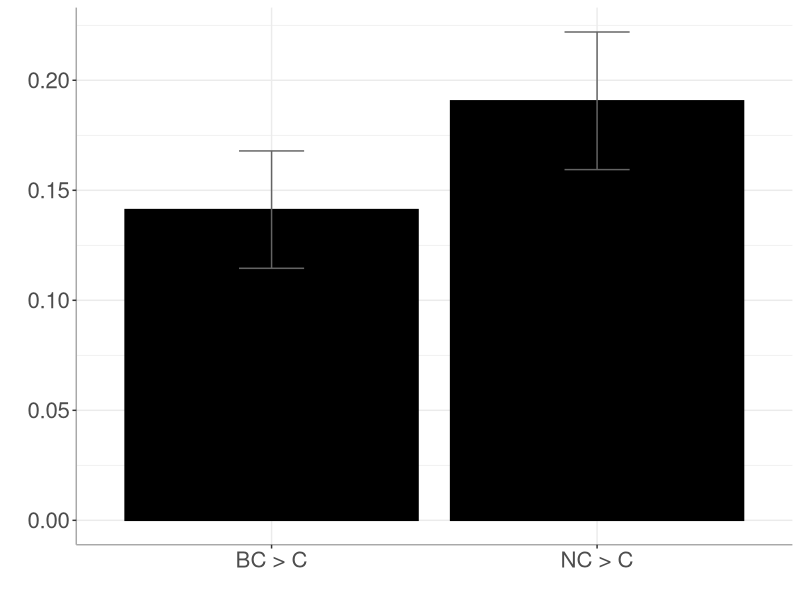
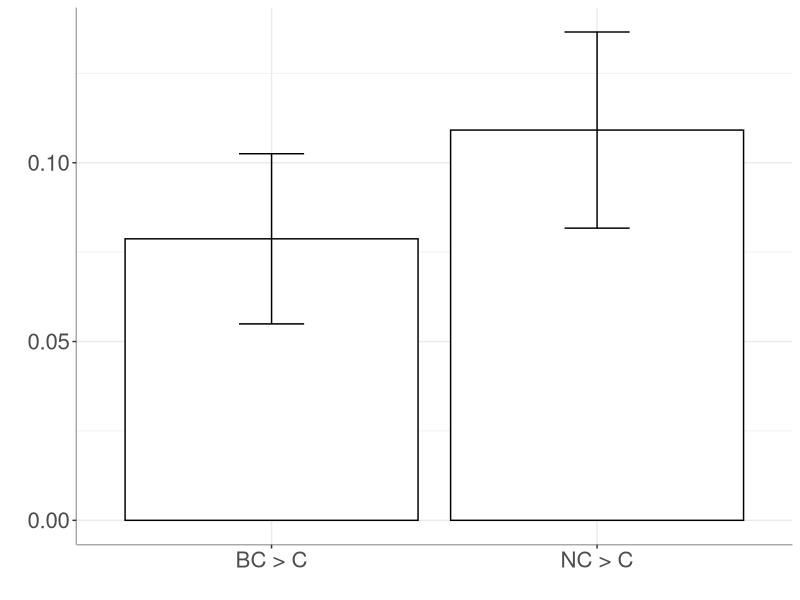
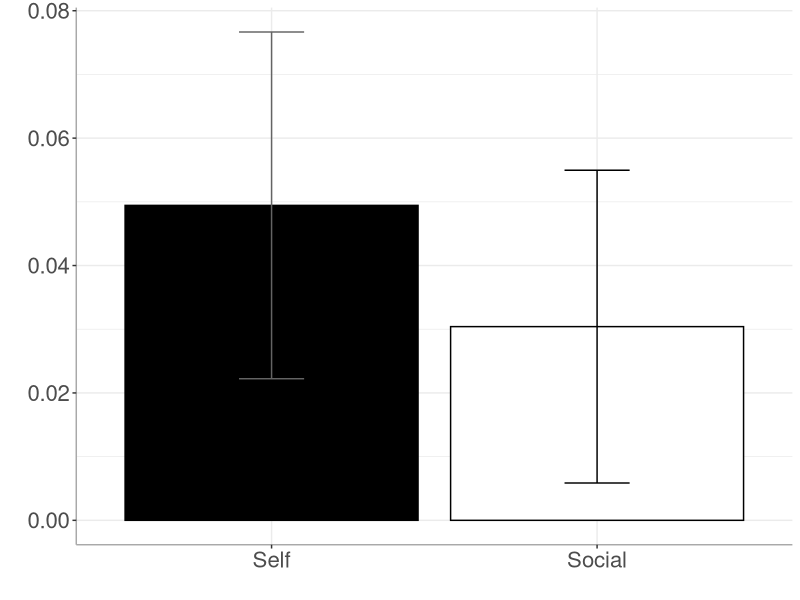

These charts were generated, in order, by the following R code:
## ---- chunk 1
library(ggplot2)
## ---- chunk 2
# Demographics
demo<-read.csv('data/demographics.csv')

# Articles
articles<-read.csv('data/articles.csv')

# Reaction Times
rt<-read.csv('data/rt.csv',stringsAsFactors = F)

# Brain Data - Model without reaction times
nsynth_ment<-read.csv('data/ROI_extractions/nsynth_ment.csv',stringsAsFactors = F)
nsynth_self<-read.csv('data/ROI_extractions/nsynth_self.csv',stringsAsFactors = F)
nsynth_mentnotself<-read.csv('data/ROI_extractions/nsynth_mentnotself.csv',stringsAsFactors = F)
nsynth_selfnotment<-read.csv('data/ROI_extractions/nsynth_selfnotment.csv',stringsAsFactors = F)

# Brain Data - Model with reaction times
nsynth_ment_rt<-read.csv('data/ROI_extractions/nsynth_ment_rt.csv',stringsAsFactors = F)
nsynth_self_rt<-read.csv('data/ROI_extractions/nsynth_self_rt.csv',stringsAsFactors = F)
nsynth_mentnotself_rt<-read.csv('data/ROI_extractions/nsynth_mentnotself_rt.csv',stringsAsFactors = F)
nsynth_selfnotment_rt<-read.csv('data/ROI_extractions/nsynth_selfnotment_rt.csv',stringsAsFactors = F)
## ---- chunk 3
# Get average reaction time for each condition per person
pIDs<-c()
content<-c()
narrow<-c()
broad<-c()
for(id in unique(rt$pID)){
  pIDs[length(pIDs)+1]<-id
  content[length(content)+1]<-mean(rt$pmod1_rt[which(rt$cond=='content' & rt$pID==id)],na.rm=T)
  narrow[length(narrow)+1]<-mean(rt$pmod1_rt[which(rt$cond=='narrowcasting' & rt$pID==id)],na.rm=T)
  broad[length(broad)+1]<-mean(rt$pmod1_rt[which(rt$cond=='broadcasting' & rt$pID==id)],na.rm=T)
}
## ---- chunk 4
t.test(content,narrow,paired=T)
## ---- chunk 5
t.test(content,broad, paired=T)
## ---- chunk 6
t.test(narrow,broad, paired=T)
## ---- chunk 7
#Broad vs. Content contrast
cor.test(nsynth_self$BROADvsCONTENT_read,demo$ego_degree)
cor.test(nsynth_ment$BROADvsCONTENT_read,demo$ego_degree)
cor.test(nsynth_selfnotment$BROADvsCONTENT_read,demo$ego_degree)
cor.test(nsynth_mentnotself$BROADvsCONTENT_read,demo$ego_degree)

#Narrow vs. Content contrast
cor.test(nsynth_self$NARROWvsCONTENT_read,demo$ego_degree)
cor.test(nsynth_ment$NARROWvsCONTENT_read,demo$ego_degree)
cor.test(nsynth_selfnotment$NARROWvsCONTENT_read,demo$ego_degree)
cor.test(nsynth_mentnotself$NARROWvsCONTENT_read,demo$ego_degree)


#Narrow vs. BROAD contrast
cor.test(nsynth_self$NARROWvsBROAD_read,demo$ego_degree)
cor.test(nsynth_ment$NARROWvsBROAD_read,demo$ego_degree)
cor.test(nsynth_selfnotment$NARROWvsBROAD_read,demo$ego_degree)
cor.test(nsynth_mentnotself$NARROWvsBROAD_read,demo$ego_degree)
## ---- chunk 8
# Get means of percent signal change in self and social ROIs + sds for error bars

means_self<-c(mean(nsynth_self$NARROWvsCONTENT_read),mean(nsynth_self$BROADvsCONTENT_read))
sds_self<-c(sd(nsynth_self$NARROWvsCONTENT_read),sd(nsynth_self$BROADvsCONTENT_read))

means_social<-c(mean(nsynth_ment$NARROWvsCONTENT_read),mean(nsynth_ment$BROADvsCONTENT_read))
sds_social<-c(sd(nsynth_ment$NARROWvsCONTENT_read),sd(nsynth_ment$BROADvsCONTENT_read))

means_selfnotment<-c(mean(nsynth_selfnotment$NARROWvsCONTENT_read),mean(nsynth_selfnotment$BROADvsCONTENT_read))
sds_selfnotment<-c(sd(nsynth_selfnotment$NARROWvsCONTENT_read),sd(nsynth_selfnotment$BROADvsCONTENT_read))

means_mentnotself<-c(mean(nsynth_mentnotself$NARROWvsCONTENT_read),mean(nsynth_mentnotself$BROADvsCONTENT_read))
sds_mentnotself<-c(sd(nsynth_mentnotself$NARROWvsCONTENT_read),sd(nsynth_mentnotself$BROADvsCONTENT_read))



conditions<-c('NC > C','BC > C')

data_self<-data.frame(conditions,means_self,sds_self)
data_social<-data.frame(conditions,means_social,sds_social)
data_selfnotment<-data.frame(conditions,means_selfnotment,sds_selfnotment)
data_mentnotself<-data.frame(conditions,means_mentnotself,sds_mentnotself)

# Create plots

## Self
fig2b_self<-ggplot(data_self, aes(x=as.factor(conditions), y=means_self)) +
  geom_bar(position=position_dodge(), stat="identity",fill=c('#000000','#000000'),color=c('#000000','#000000')) +
  geom_errorbar(aes(ymin=means_self-(1.96*(sds_self/sqrt(41))), ymax=means_self+(1.96*(sds_self/sqrt(41)))), width=.2,position=position_dodge(.9),color=('#646464'))+
  theme_bw() +
  labs(x = '') +
  labs(y = '') + 
  theme_bw() +
  theme(axis.text = element_text(size=16),axis.line = element_line(colour = "darkgrey"),
    panel.border = element_blank())

# Social

fig2b_social<-ggplot(data_social, aes(x=as.factor(conditions), y=means_social)) +
  geom_bar(position=position_dodge(), stat="identity",fill=c('#FFFFFF','#FFFFFF'),color=c('#000000','#000000')) +
  geom_errorbar(aes(ymin=means_social-(1.96*(sds_social/sqrt(41))), ymax=means_social+(1.96*(sds_social/sqrt(41)))), width=.2,position=position_dodge(.9))+
  theme_bw() +
  labs(x = '') +
  labs(y = '') + 
  theme_bw() +
  theme(axis.text = element_text(size=16),axis.line = element_line(colour = "darkgrey"),
    panel.border = element_blank())
## ---- chunk 9
fig2b_self
fig2b_social
## ---- chunk 10
t.test(nsynth_selfnotment$NARROWvsCONTENT_read)
## ---- chunk 11
t.test(nsynth_selfnotment$BROADvsCONTENT_read)
## ---- chunk 12
t.test(nsynth_mentnotself$NARROWvsCONTENT_read)
## ---- chunk 13
t.test(nsynth_mentnotself$BROADvsCONTENT_read)
## ---- chunk 14
t.test(nsynth_self_rt$broadvscontent)
t.test(nsynth_self_rt$narrowvscontent)
t.test(nsynth_ment_rt$broadvscontent)
t.test(nsynth_ment_rt$narrowvscontent)
t.test(nsynth_mentnotself_rt$narrowvscontent)
t.test(nsynth_selfnotment_rt$narrowvscontent)
t.test(nsynth_mentnotself_rt$broadvscontent)
t.test(nsynth_selfnotment_rt$broadvscontent)
## ---- chunk 15
means<-c(mean(nsynth_self$NARROWvsBROAD_read),mean(nsynth_ment$NARROWvsBROAD_read))
sds<-c(sd(nsynth_self$NARROWvsBROAD_read),sd(nsynth_ment$NARROWvsBROAD_read))

conditions<-c('Self','Social')
data<-data.frame(conditions,means,sds)

fig2c<-ggplot(data, aes(x=as.factor(conditions), y=means)) +
  geom_bar(position=position_dodge(), stat="identity",fill=c('#000000','#FFFFFF'),color=c('#000000','#000000')) +
  geom_errorbar(aes(ymin=means-(1.96*(sds/sqrt(41))), ymax=means+(1.96*(sds/sqrt(41)))), width=.2,position=position_dodge(.9),color=c('#646464','#000000'))+
  theme_bw() +
  labs(x = '') +
  labs(y = '') + 
  theme_bw() +
  theme(axis.text = element_text(size=16),axis.line = element_line(colour = "darkgrey"),
    panel.border = element_blank())
## ---- chunk 16
fig2c
## ---- chunk 17
t.test(nsynth_self$NARROWvsBROAD_read)
## ---- chunk 18
t.test(nsynth_ment$NARROWvsBROAD_read)
## ---- chunk 19
t.test(nsynth_selfnotment$NARROWvsBROAD_read)
## ---- chunk 20
t.test(nsynth_mentnotself$NARROWvsBROAD_read)
## ---- chunk 21
t.test(nsynth_self_rt$narrowvsbroad)
t.test(nsynth_ment_rt$narrowvsbroad)
t.test(nsynth_selfnotment_rt$narrowvsbroad)
t.test(nsynth_mentnotself_rt$narrowvsbroad)
